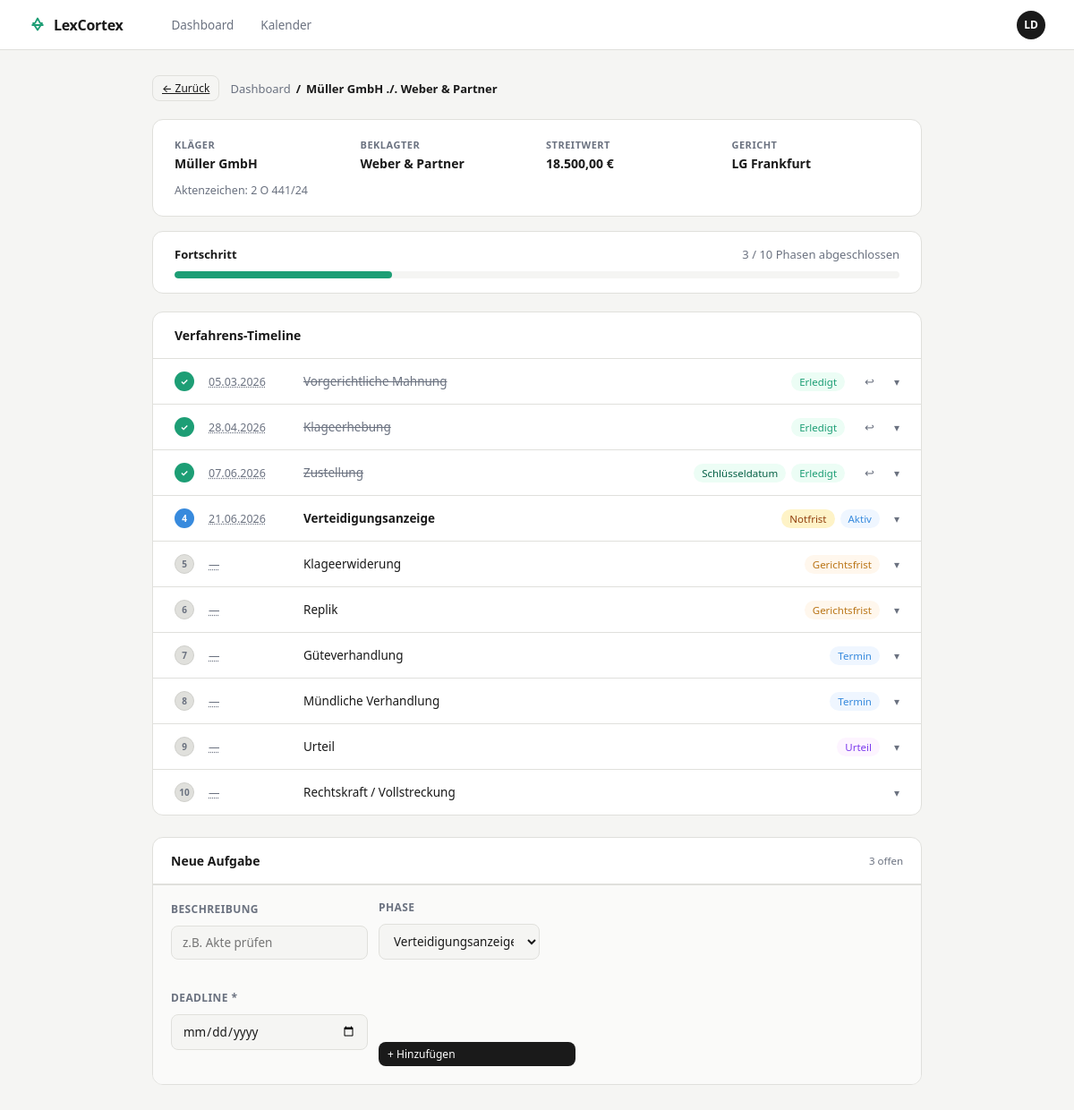
/case_detail.php?id=1, run on the app's committed database.
### tables this page shows
CREATE TABLE cases (
  id           INT AUTO_INCREMENT PRIMARY KEY,
  klaeger      VARCHAR(255) NOT NULL,
  beklagter    VARCHAR(255) NOT NULL,
  gericht      VARCHAR(255) NOT NULL,
  streitwert   DECIMAL(10,2) NOT NULL,
  aktenzeichen VARCHAR(100),
  status       VARCHAR(50) DEFAULT 'aktiv',
  created_at   DATETIME DEFAULT CURRENT_TIMESTAMP
);

CREATE TABLE phases (
  id           INT AUTO_INCREMENT PRIMARY KEY,
  case_id      INT NOT NULL,
  title        VARCHAR(255) NOT NULL,
  phase_date   DATE,
  status       VARCHAR(50) DEFAULT 'pending',
  frist_type   VARCHAR(50),
  notes        TEXT,
  completed_at DATETIME,
  FOREIGN KEY (case_id) REFERENCES cases(id) ON DELETE CASCADE
);

### case_detail.php (the view, shortened to what this page needs)
<?php
$db = getDB();
$id = isset($_GET['id']) ? (int)$_GET['id'] : 0;
$stmt = $db->prepare("SELECT * FROM cases WHERE id = ?");
$stmt->execute([$id]);
$case = $stmt->fetch();
$phases = $db->prepare("SELECT * FROM phases WHERE case_id = ? ORDER BY id ASC");
$phases->execute([$id]);
$phases = $phases->fetchAll();
$tasks = $db->prepare("SELECT t.*, p.title AS phase_title FROM tasks t LEFT JOIN phases p ON p.id = t.phase_id WHERE t.case_id = ? ORDER BY t.deadline ASC");
$tasks->execute([$id]);
$tasks = $tasks->fetchAll();
$tasks_by_phase = [];
foreach ($tasks as $t) {
    $pid = $t['phase_id'] ?? 0;
    $tasks_by_phase[$pid][] = $t;
}
$total = count($phases);
$done  = count(array_filter($phases, fn($p) => $p['status'] === 'done'));
$pct   = $total > 0 ? round(($done / $total) * 100) : 0;
?>
<!DOCTYPE html>
<html lang="de">
<head>
  <link rel="stylesheet" href="css/style.css">
</head>
<body>
<nav>
  <a class="nav-logo" href="index.php">
    <svg width="20" height="20" viewBox="0 0 24 24" fill="none" stroke="currentColor" stroke-width="2.2" stroke-linecap="round" stroke-linejoin="round">
      <path d="M12 3l3.5 6.5H18l-6 9-6-9h2.5L12 3z"/>
      <line x1="5" y1="12" x2="19" y2="12"/>
    </svg>
    LexCortex
  </a>
  <div class="nav-tabs">
    <a class="nav-tab" href="index.php">Dashboard</a>
    <a class="nav-tab" href="index.php?tab=calendar">Kalender</a>
  </div>
  <div class="nav-avatar">LD</div>
</nav>
<div class="page active" id="page-detail">
  <div style="max-width:860px;margin:0 auto;">
    <div class="detail-header">
      <a href="index.php" class="btn btn-ghost btn-sm">← Zurück</a>
      <div class="breadcrumb">
        <a href="index.php">Dashboard</a>
        <span>/</span>
        <span><?= htmlspecialchars($case['klaeger']) ?> ./. <?= htmlspecialchars($case['beklagter']) ?></span>
      </div>
    </div>
    <div class="meta-card">
      <div class="meta-row">
        <div class="meta-item">
          <label>Kläger</label>
          <value><?= htmlspecialchars($case['klaeger']) ?></value>
        </div>
        <div class="meta-item">
          <label>Beklagter</label>
          <value><?= htmlspecialchars($case['beklagter']) ?></value>
        </div>
        <div class="meta-item">
          <label>Streitwert</label>
          <value><?= number_format($case['streitwert'], 2, ',', '.') ?> €</value>
        </div>
        <div class="meta-item">
          <label>Gericht</label>
          <value><?= htmlspecialchars($case['gericht']) ?></value>
        </div>
      </div>
      <div class="meta-az">Aktenzeichen: <?= htmlspecialchars($case['aktenzeichen'] ?? '—') ?></div>
    </div>
    <div class="progress-wrap">
      <div class="progress-header">
        <span style="font-weight:600;">Fortschritt</span>
        <span style="color:var(--muted);"><?= $done ?> / <?= $total ?> Phasen abgeschlossen</span>
      </div>
      <div class="progress-track">
        <div class="progress-fill" style="width:<?= $pct ?>%"></div>
      </div>
    </div>
    <div class="timeline" style="margin-bottom:20px;">
      <div class="timeline-header">Verfahrens-Timeline</div>
      <?php foreach ($phases as $i => $ph): ?>
      <?php
        $dotClass = match($ph['status']) {
            'done'   => 'done',
            'active' => 'active',
            default  => 'pending'
        };
        $titleClass = match($ph['status']) {
            'done'   => 'done',
            'active' => 'active',
            default  => ''
        };
        $badge = '';
        if ($ph['frist_type']) {
            $badgeMap = [
                'notfrist'      => ['badge-notfrist',      'Notfrist'],
                'gerichtsfrist' => ['badge-gerichtsfrist', 'Gerichtsfrist'],
                'termin'        => ['badge-termin',        'Termin'],
                'schluessel'    => ['badge-schluessel',    'Schlüsseldatum'],
                'urteil'        => ['badge-urteil',        'Urteil'],
            ];
            if (isset($badgeMap[$ph['frist_type']])) {
                [$bc, $bl] = $badgeMap[$ph['frist_type']];
                $badge = "<span class='badge {$bc}'>{$bl}</span>";
            }
        }
        if ($ph['status'] === 'done')   $badge .= "<span class='badge badge-done'>Erledigt</span>";
        if ($ph['status'] === 'active') $badge .= "<span class='badge badge-active'>Aktiv</span>";
      ?>
      <div class="phase-item" id="phase-<?= $ph['id'] ?>">
        <div class="phase-trigger" onclick="togglePhase('phase-<?= $ph['id'] ?>')">
          <div class="phase-dot <?= $dotClass ?>">
            <?= $ph['status'] === 'done' ? '✓' : ($i + 1) ?>
          </div>
          <div class="phase-date" id="phase-date-display-<?= $ph['id'] ?>"
               onclick="event.stopPropagation(); editPhaseDate(<?= $ph['id'] ?>)"
               title="Klicken zum Bearbeiten"
               style="cursor:pointer;text-decoration:underline dotted">
            <?= $ph['phase_date'] ? (new DateTime($ph['phase_date']))->format('d.m.Y') : '—' ?>
          </div>
          <div class="phase-title <?= $titleClass ?>"><?= htmlspecialchars($ph['title']) ?></div>
          <div class="phase-badges"><?= $badge ?></div>
          <?php if ($ph['status'] === 'done'): ?>
          <button class="btn-icon-revert"
                  onclick="event.stopPropagation(); revertPhase(<?= $id ?>, <?= $ph['id'] ?>)"
                  title="Diese Phase zurücknehmen">↩</button>
          <?php endif; ?>
          <div class="phase-chevron">▾</div>
        </div>
          <?php $phaseTasks = $tasks_by_phase[$ph['id']] ?? []; ?>
      </div>
      <?php endforeach; ?>
    </div>
    <div class="tasks-section" style="margin-top:24px;">
      <div class="card-header">
        <span class="card-title">Neue Aufgabe</span>
        <span style="font-size:11.5px;color:var(--muted);">
          <?= count(array_filter($tasks, fn($t) => !$t['erledigt'])) ?> offen
        </span>
      </div>
      <form class="add-task-form" id="add-task-form" method="POST" action="add_task.php"
            onsubmit="return validateTask()">
        <div class="form-row" style="align-items:end;">
          <div class="form-group">
            <label>Beschreibung</label>
            <input type="text" name="beschreibung" id="task-desc" placeholder="z.B. Akte prüfen" style="width:220px;">
          </div>
          <div class="form-group">
            <label>Phase</label>
            <select name="phase_id" id="task-phase-select" style="width:180px;">
              <?php foreach ($phases as $ph): ?>
              <option value="<?= $ph['id'] ?>" <?= $ph['status'] === 'active' ? 'selected' : '' ?>>
                <?= htmlspecialchars($ph['title']) ?>
              </option>
              <?php endforeach; ?>
            </select>
          </div>
          <div class="form-group">
            <label>Deadline *</label>
            <input type="date" name="deadline" id="task-deadline">
          </div>
          <button type="submit" class="btn btn-primary btn-sm" style="margin-bottom:4px;">+ Hinzufügen</button>
        </div>
      </form>
    </div>
  </div>
</div>
</body>
</html>

### data on the page
cases: klaeger "Müller GmbH", beklagter "Weber & Partner", streitwert "18.500,00", gericht "LG Frankfurt", aktenzeichen "2 O 441/24"
phases: phase_date "05.03.2026", title "Vorgerichtliche Mahnung", status "Erledigt"
phases: phase_date "28.04.2026", title "Klageerhebung", status "Erledigt"
phases: phase_date "07.06.2026", title "Zustellung", bl "Schlüsseldatum", status "Erledigt"
phases: phase_date "21.06.2026", title "Verteidigungsanzeige", bl "Notfrist", status "Aktiv"
phases: title "Klageerwiderung", bl "Gerichtsfrist"
phases: title "Replik", bl "Gerichtsfrist"
phases: title "Güteverhandlung", bl "Termin"
phases: title "Mündliche Verhandlung", bl "Termin"
phases: title "Urteil", bl "Urteil"
phases: title "Rechtskraft / Vollstreckung"

### other printed values
$done "3"
$total "10"
count(array_filter($tasks, fn($t) => !$t['erledigt'])) "3"
form field phase_id "Verteidigungsanzeige"
